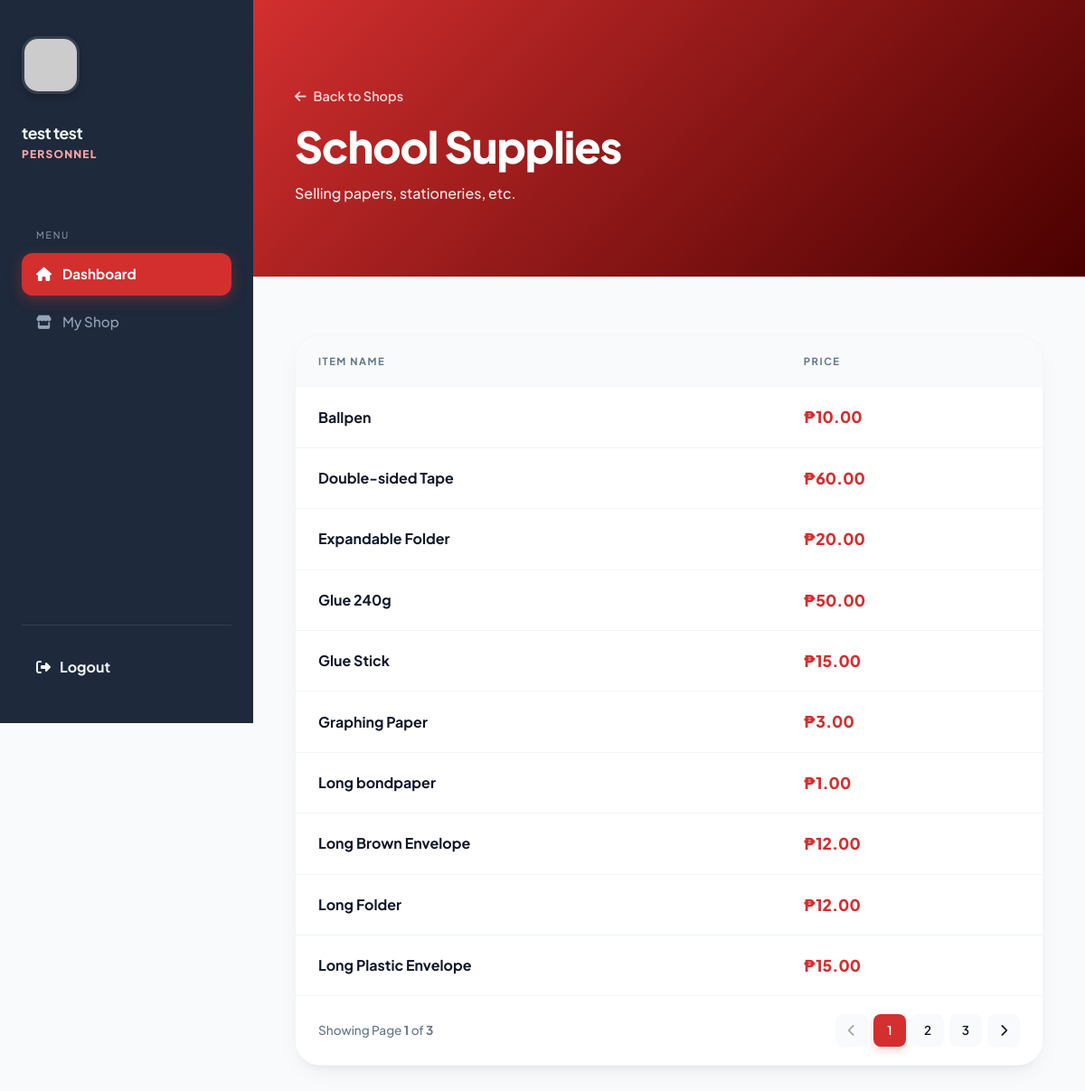
/view_shop.php?shop_id=1 (signed in), run on the app's committed database.
### tables this page shows
CREATE TABLE `tblshop` (
  `sid` int(11) NOT NULL,
  `accid` int(11) NOT NULL,
  `sname` varchar(255) NOT NULL,
  `shop_description` varchar(255) NOT NULL
);

CREATE TABLE `tblitem` (
  `itemid` int(11) NOT NULL,
  `sid` int(11) NOT NULL,
  `itemname` varchar(255) NOT NULL,
  `price` decimal(10,2) NOT NULL
);

### view_shop.php (the view, shortened to what this page needs)
<?php
require_once 'includes/connect.php';
$shop_id = mysqli_real_escape_string($conn, $_GET['shop_id']);
$shop_query = mysqli_query($conn, "SELECT * FROM tblshop WHERE sid = '$shop_id'");
$shop = mysqli_fetch_assoc($shop_query);
$sname = $shop['sname'];
$shop_desc = $shop['shop_description'] ?? 'No description available.';
$limit = 10;
$page = isset($_GET['page']) && is_numeric($_GET['page']) ? (int)$_GET['page'] : 1;
$offset = ($page - 1) * $limit;
$count_query = mysqli_query($conn, "SELECT COUNT(*) AS total FROM tblitem WHERE sid = '$shop_id'");
$count_row = mysqli_fetch_assoc($count_query);
$total_items = $count_row['total'];
$total_pages = ceil($total_items / $limit);
$items_query = mysqli_query($conn, "SELECT * FROM tblitem WHERE sid = '$shop_id' ORDER BY itemname ASC LIMIT $limit OFFSET $offset");
?>
<!DOCTYPE html>
<html lang="en">
<head>
    <link rel="stylesheet" href="https://cdnjs.cloudflare.com/ajax/libs/font-awesome/6.4.0/css/all.min.css">
</head>
<body>
<div class="app-container">
    <?php include 'includes/sidebar.php'; ?>
    <main class="main-content">
        <header class="hero">
            <a href="dashboard.php" class="back-link"><i class="fas fa-arrow-left"></i> Back to Shops</a>
            <h1 class="welcome-heading"><?php echo htmlspecialchars($sname); ?></h1>
            <p style="opacity: 0.9; margin-top: 0.25rem; font-weight: 500; max-width: 600px;">
                <?php echo htmlspecialchars($shop_desc); ?>
            </p>
        </header>
        <section class="content-body">
            <div class="items-card">
                <table>
                    <thead>
                        <tr>
                            <th>Item Name</th>
                            <th>Price</th>
                        </tr>
                    </thead>
                    <tbody>
                        <?php if (mysqli_num_rows($items_query) > 0): ?>
                            <?php while($row = mysqli_fetch_assoc($items_query)): ?>
                                <tr>
                                    <td><strong><?php echo htmlspecialchars($row['itemname']); ?></strong></td>
                                    <td class="price-tag">₱<?php echo number_format($row['price'], 2); ?></td>
                                </tr>
                            <?php endwhile; ?>
                        <?php endif; ?>
                    </tbody>
                </table>
                <?php if ($total_pages > 1): ?>
                    <div class="pagination-container">
                        <div class="pagination-info">
                            Showing Page <strong><?php echo $page; ?></strong> of <strong><?php echo $total_pages; ?></strong>
                        </div>
                        <nav class="pagination-nav">
                            <a href="?shop_id=<?php echo $shop_id; ?>&page=<?php echo $page - 1; ?>"
                               class="pagination-link <?php echo ($page <= 1) ? 'disabled' : ''; ?>">
                                <i class="fas fa-chevron-left"></i>
                            </a>
                            <?php for ($i = 1; $i <= $total_pages; $i++): ?>
                                <a href="?shop_id=<?php echo $shop_id; ?>&page=<?php echo $i; ?>"
                                   class="pagination-link <?php echo ($page == $i) ? 'active' : ''; ?>">
                                    <?php echo $i; ?>
                                </a>
                            <?php endfor; ?>
                            <a href="?shop_id=<?php echo $shop_id; ?>&page=<?php echo $page + 1; ?>"
                               class="pagination-link <?php echo ($page >= $total_pages) ? 'disabled' : ''; ?>">
                                <i class="fas fa-chevron-right"></i>
                            </a>
                        </nav>
                    </div>
                <?php endif; ?>
            </div>
        </section>
    </main>
</div>
</body>
</html>

### view_shop.php (style rules this page uses)
:root { --primary: #d32f2f; --primary-dark: #4a0000; --bg-main: #f8fafc; --sidebar-bg: #1e293b; --sidebar-text: #f1f5f9; --sidebar-muted: #94a3b8; --sidebar-hover: rgba(255, 255, 255, 0.05); --sidebar-accent: #fca5a5; --text-main: #0f172a; --text-muted: #64748b; --card-shadow: 0 10px 25px -5px rgba(0, 0, 0, 0.05), 0 8px 10px -6px rgba(0, 0, 0, 0.05); --transition: 0.3s cubic-bezier(0.4, 0, 0.2, 1); }
* { margin: 0; padding: 0; box-sizing: border-box; }
body { font-family: 'Plus Jakarta Sans', sans-serif; background-color: var(--bg-main); color: var(--text-main); line-height: 1.5; }
.app-container { display: flex; min-height: 100vh; width: 100%; }
.main-content { flex: 1; display: flex; flex-direction: column; min-width: 0; }
.hero { position: relative; padding: 5rem 5%; background: linear-gradient(135deg, var(--primary) 0%, var(--primary-dark) 100%); color: white; overflow: hidden; }
.welcome-heading { font-size: clamp(2rem, 4vw, 3.5rem); font-weight: 800; letter-spacing: -1px; z-index: 1; position: relative; }
.back-link { margin-top: 1rem; display: inline-flex; align-items: center; gap: 8px; color: rgba(255,255,255,0.8); text-decoration: none; font-weight: 600; font-size: 0.9rem; z-index: 1; position: relative; transition: var(--transition); margin-bottom: 0.5rem; }
.content-body { padding: 4rem 5%; }
.items-card { background: white; border-radius: 28px; overflow: hidden; box-shadow: var(--card-shadow); border: 1px solid rgba(241, 245, 249, 0.8); }
table { width: 100%; border-collapse: collapse; }
th { background: #f8fafc; text-align: left; padding: 20px 25px; font-size: 0.7rem; text-transform: uppercase; letter-spacing: 1.5px; color: var(--text-muted); }
td { padding: 20px 25px; border-top: 1px solid #f1f5f9; font-weight: 500; }
.price-tag { font-weight: 800; color: var(--primary); font-size: 1.1rem; }
.pagination-container { display: flex; justify-content: space-between; align-items: center; padding: 20px 25px; background: #ffffff; border-top: 1px solid #f1f5f9; }
.pagination-info { font-size: 0.85rem; color: var(--text-muted); font-weight: 500; }
.pagination-nav { display: flex; gap: 6px; }
.pagination-link { display: inline-flex; align-items: center; justify-content: center; min-width: 36px; height: 36px; padding: 0 8px; text-decoration: none; color: var(--text-main); background: var(--bg-main); border-radius: 8px; font-size: 0.85rem; font-weight: 600; transition: var(--transition); }
.pagination-link.active { background: var(--primary); color: white; box-shadow: 0 4px 10px rgba(211, 47, 47, 0.2); }
.pagination-link.disabled { opacity: 0.4; pointer-events: none; background: #f1f5f9; }

### data on the page
tblshop: sname "School Supplies", shop_description "Selling papers, stationeries, etc."
tblitem: itemname "Ballpen", price "10.00"
tblitem: itemname "Double-sided Tape", price "60.00"
tblitem: itemname "Expandable Folder", price "20.00"
tblitem: itemname "Glue 240g", price "50.00"
tblitem: itemname "Glue Stick", price "15.00"
tblitem: itemname "Graphing Paper", price "3.00"
tblitem: itemname "Long bondpaper", price "1.00"
tblitem: itemname "Long Brown Envelope", price "12.00"
tblitem: itemname "Long Folder", price "12.00"
tblitem: itemname "Long Plastic Envelope", price "15.00"

### other printed values
$user_name "test test"
$user_role "PERSONNEL"
$page "1"
$total_pages "3"
